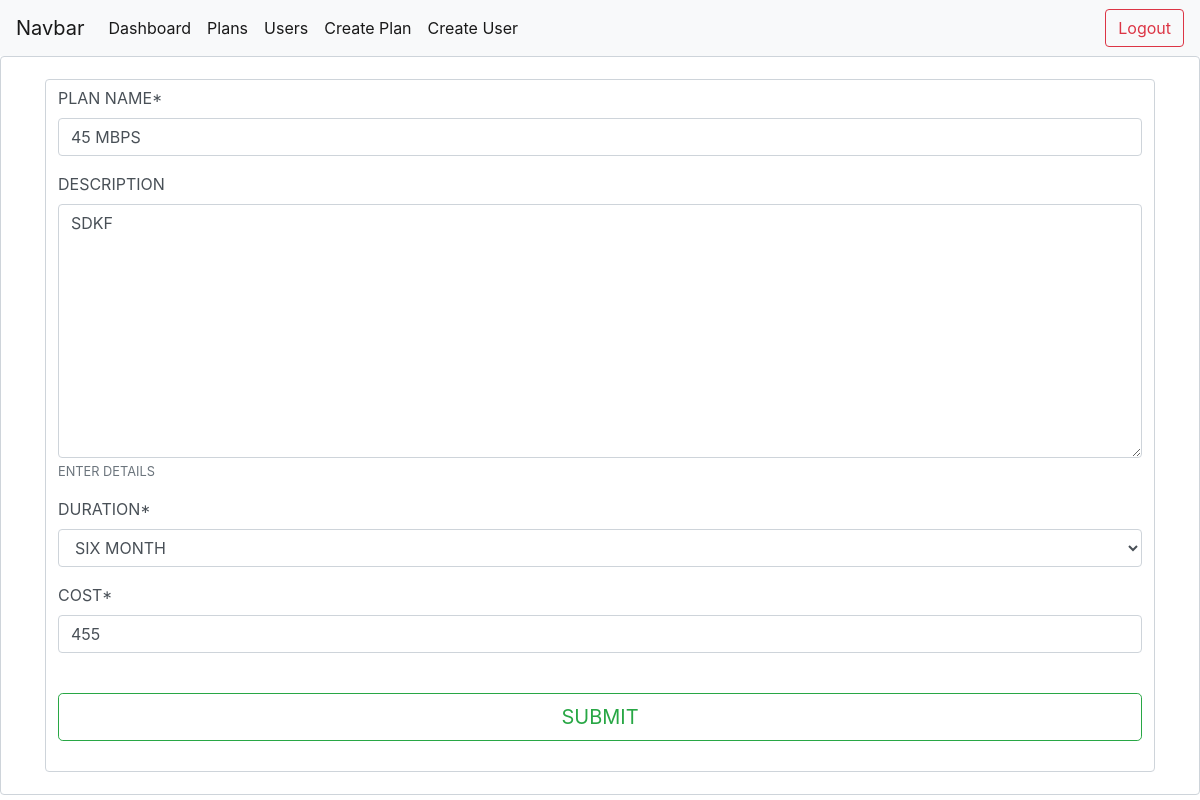
/1/ (signed in), run on an earlier commit of the app's database.
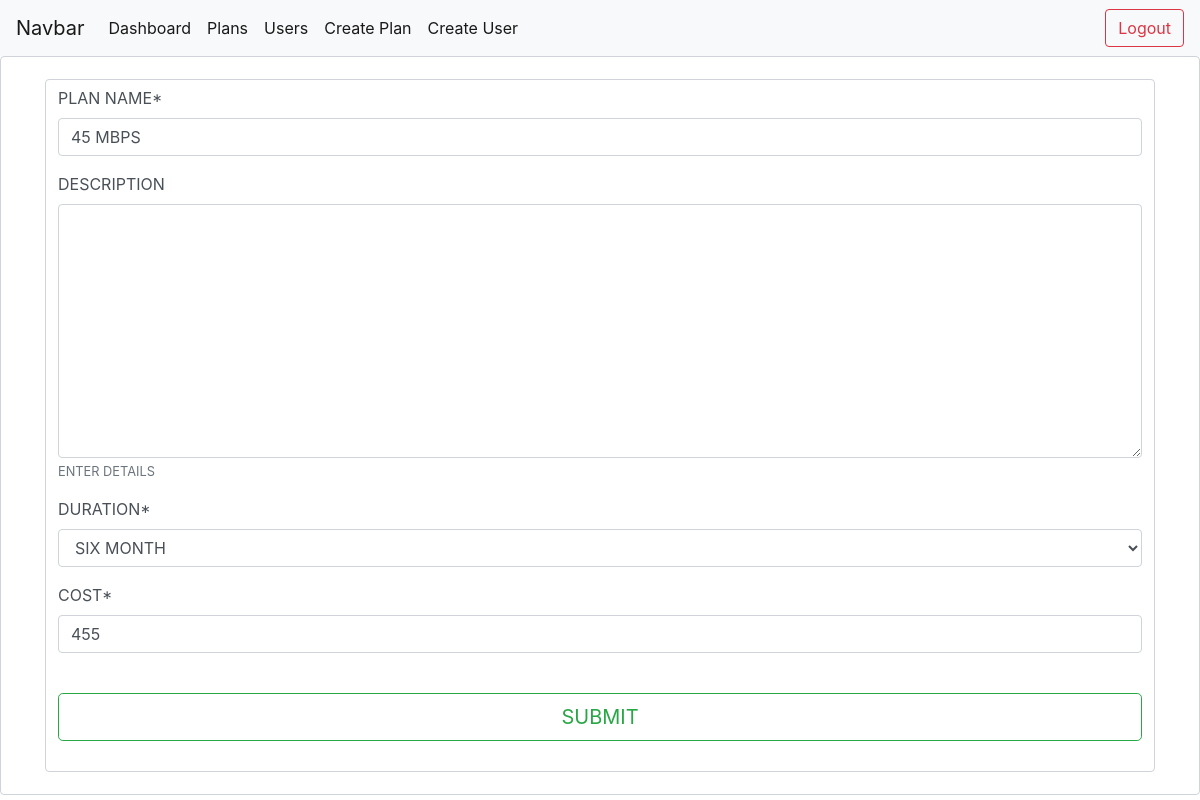
And on a later commit of the database.
### plan/models.py (models this page shows, shortened)
class Plan(models.Model):
    DURATION = (
        ('ONE MONTH','ONE MONTH'),
        ('SIX MONTH','SIX MONTH'),
        ('TWELVE MONTH','TWELVE MONTH'),
        ('CUSTOM','CUSTOM')
    )
    plan_name = models.CharField(max_length=200,blank=False)
    description = models.TextField(max_length=500,null=True,blank=True,help_text="enter details")
    Duration = models.TextField(choices=DURATION,default='')
    cost = models.PositiveIntegerField(blank=False)

### plan/views.py (the view)
# urls.py: path('<int:pk>/',views.update_plan,name="updateplan"),
@login_required(login_url="login")
def update_plan(request,pk):
    pi = Plan.objects.get(id=pk)
    form = planform(instance=pi)
    if request.method == 'POST':
        form =planform(request.POST, instance=pi)
        if form.is_valid():
            form.save()
            messages.info(request,'Plan updated successfully')
            return HttpResponseRedirect('/')
    context = {'form':form}
    return render(request,'update-plan.html',context)

### plan/forms.py
class planform(forms.ModelForm):
    class Meta:
        model = Plan
        fields = '__all__'

### plan/templates/update-plan.html (shortened to what this page needs)
{% extends 'main.html' %}
{% block content%}
{% load crispy_forms_tags %}
    <div class="container-fluid  form-control">
    <div class="container mt-3 mb-3">
        <form method="post" class="form-control">
            {{form.plan_name|as_crispy_field}}
            {{form.description|as_crispy_field}}
            {{form.Duration|as_crispy_field}}
            {{form.cost|as_crispy_field}}
            <br>
                <div class="d-grid gap-2 d-md-block">
              <button type="submit" class="btn btn-outline-success btn-lg mb-4 form-control">Submit</button>
              </div>
            </form>
        </div>
    </div>
{% endblock%}

What changed in the data, as far as the page shows it:
changed Plan "45 mbps": description "sdkf" → (not shown)
